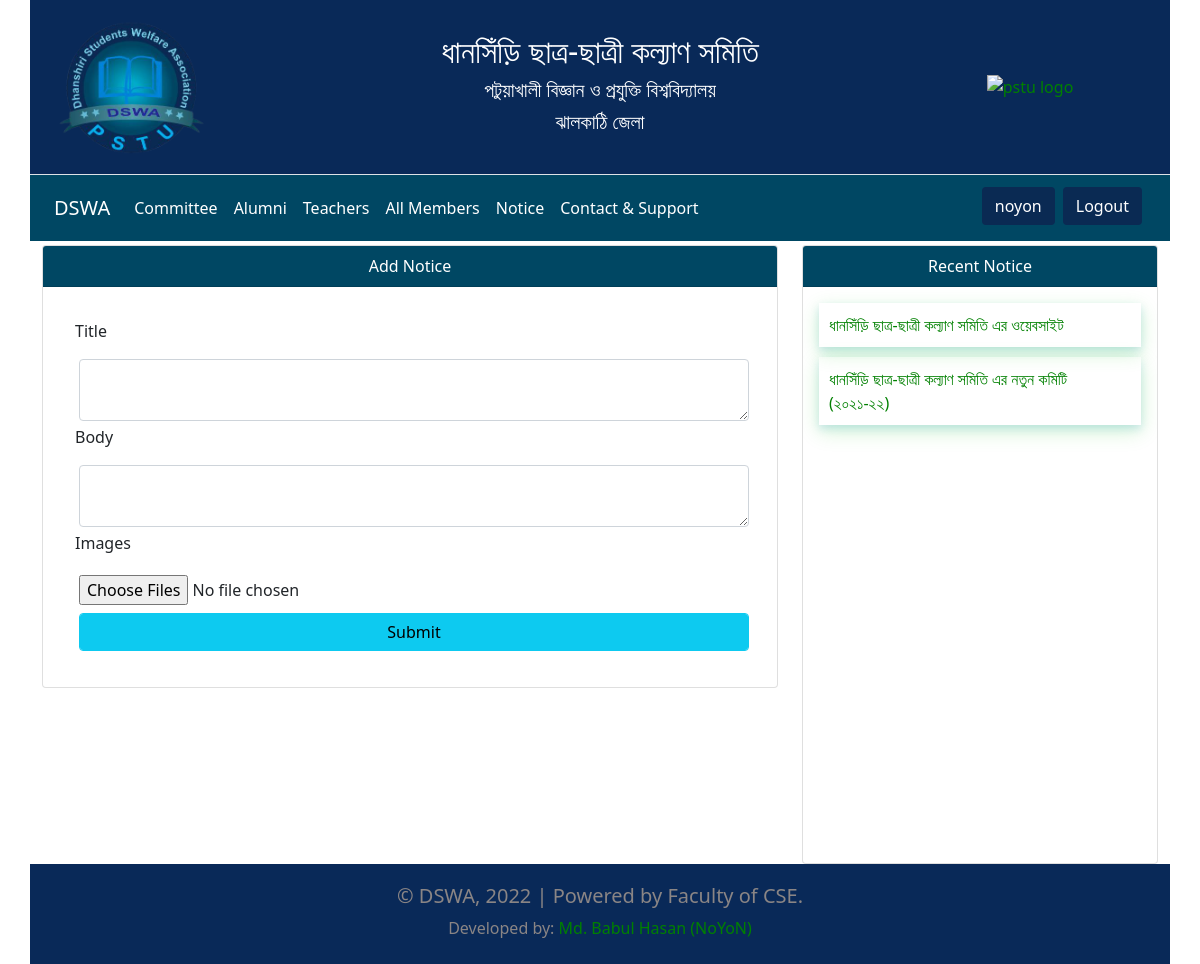
/notice (signed in), run on the app's committed database.
### APP_Member/models.py (models this page shows, shortened)
class Notice(models.Model):
    user = models.ForeignKey(User, on_delete=models.CASCADE)
    time = models.DateTimeField(auto_now=True, blank=True, null=True)
    title = models.TextField(max_length=1000)
    body = models.TextField(max_length=10000,blank=True,null=True)
    def get_absolute_url(self):
        return f"/view/{self.id}/"

### APP_Member/views.py (the view, shortened to what this page needs)
# urls.py: path('notice', views.notice, name='notice'),
@login_required(login_url='login')
def notice(request):
    user = request.user
    if user.first_name == "teacher":
        try:
            Profile = Teacher.objects.get(user=user)
        except:
            return redirect('profile')
    else:
        try:
            Profile = Student.objects.get(user=user)
        except:
            return redirect('profile')
    if not Profile.is_approved:
        messages.info(request, "Profile is not approved.You can't add a notice")
    notices = Notice.objects.all().order_by("-id")
    return render(request, 'notice.html', {'notices': notices})

### template/notice.html (shortened to what this page needs)
{% extends "main.html" %}
{% load static %}
{% block content %}
    <div class="container">
        <div class="row">
            <div class="col-md-8">
                <div class=" card">
                    <div style="background-color: #004763;color: white" class="card-header text-center">
                        Add Notice
                    </div>
                    <div class="card-body">
                        <form class="m-3" action="{% url 'notice' %}" method="post" enctype="multipart/form-data">
                            <p>Title</p>
                            <textarea required class="form-control m-1" name="title"></textarea>
                            <p>Body</p>
                            <textarea required class="form-control m-1" name="body"></textarea>
                            <p>Images</p>
                            <input class="m-1" name="images" type="file" multiple>
                            <input class="m-1 form-control btn btn-info" type="submit" value="Submit">
                        </form>
                    </div>
                </div>
            </div>
            <div class="col-md-4">
                <div class=" card">
                    <div style="background-color: #004763;color: white" class="card-header text-center">
                        Recent Notice
                    </div>
                    <div class="card-body" style="height:72vh; overflow-y: scroll;">
                        {% for notice in notices %}
                            <div class="notice div ">
                                <a style="" href="{{ notice.get_absolute_url }}">{{ notice.title }}</a>
                            </div>
                        {% endfor %}
                    </div>
                </div>
            </div>
        </div>
    </div>
{% endblock %}

### template/main.html (shortened to what this page needs)
{% load static %}
<!DOCTYPE html>
<html lang="en">
<head>
    <link href="https://cdn.jsdelivr.net/npm/bootstrap@5.0.2/dist/css/bootstrap.min.css" rel="stylesheet"
>
    <link rel="stylesheet" href="https://cdn.jsdelivr.net/npm/bootstrap-icons@1.7.2/font/bootstrap-icons.css">
    <link rel="stylesheet" href="{% static '/css/style.css' %}">
</head>
<body>
<div id="Hide">
<div  class="container top border-bottom ">
    <div class="row align-items-center p-2">
        <div class="col-sm-2">
            <a href="/"><img class="toplogo img-fluid p-2" src="{% static 'image/logo.png' %}" alt="pstu logo"></a>
        </div>
        <div class="top-text col-sm-8 py-4">
            <div class="row">
                <div class="col-sm-12 text-center">
                    <h2 class="lekha">ধানসিঁড়ি ছাত্র-ছাত্রী কল্যাণ সমিতি</h2>
                    <h5 class="text-white">পটুয়াখালী বিজ্ঞান ও প্রযুক্তি বিশ্ববিদ্যালয়</h5>
                    <h5 class="text-white">ঝালকাঠি জেলা</h5>
                </div>
            </div>
        </div>
        <div class=" col-sm-2">
            <a href="/"><img class="toplogo img-fluid" src="{% static '/image/pstulogo.png' %}" alt="pstu logo"></a>
        </div>
    </div>
</div>
<div class="menu container">
    <nav class="navbar navbar-expand-lg navbar-light box-shadow mb-1">
        <div class="container">
            <a class="navbar-brand" href="/">DSWA</a>
            <div class="collapse navbar-collapse" id="navbarNav">
                <ul class="navbar-nav">
                    <li class="nav-item">
                        <a class="nav-link" href="{% url 'committee' %}">Committee</a>
                    </li>
                    <li class="nav-item">
                        <a class="nav-link" href="{% url 'alumni' %}">Alumni</a>
                    </li>
                    <li class="nav-item">
                        <a class="nav-link" href="{% url 'teacher' %}">Teachers</a>
                    </li>
                    <li class="nav-item">
                        <a class="nav-link" href="{% url 'members' %}">All Members</a>
                    </li>
                    <li class="nav-item">
                        <a class="nav-link" href="{% url 'notice' %}">Notice</a>
                    </li>
                    <li class="nav-item">
                        <a class="nav-link" href="{% url 'contact' %}">Contact & Support</a>
                    </li>
                </ul>
                <ul class="navbar-nav ms-auto">
                    {% if user.is_authenticated %}
                        <li class="nav-item">
                            <a class="btn m-1 menubutton" href="{% url 'profile' %}">{{ user.username }}</a>
                        </li>
                        <li class="nav-item mb-1">
                            <a class="btn  m-1  menubutton" aria-current="page" href="{% url 'logout' %}">Logout</a>
                        </li>
                    {% endif %}
                </ul>
            </div>
        </div>
    </nav>
</div>
</div>
{% block content %}{% endblock %}
<footer class="w-100 container">
    <div class="container">
        <div class="row text-center">
            <div class="col-md-3 mb-1">
            </div>
            <div class="col-md-6 mb-1">
                <h5>© DSWA, 2022 | Powered by Faculty of CSE.</h5>
                <span>Developed by:</span>
                <a href="{% url 'contact' %}">Md. Babul Hasan (NoYoN)</a>
            </div>
            <div class="col-md-3">
            </div>
        </div>
    </div>
</footer>
</body>
</html>

### static/css/style.css (style rules this page uses)
.top { background-color: #092958; }
.toplogo { display: flex; }
.lekha { color: white; text-shadow: #092958; }
.menu { background-color: #004763; }
.navbar-light .navbar-brand { color: white; }
.navbar-light .navbar-nav .nav-link { color: white; }
a { color: green; text-decoration: none; }
footer { background-color: #092958; padding-top: 20px; padding-bottom: 20px; color: rgb(138, 133, 133); }
.menubutton { background-color: #0a2a53; color: white; }
.notice { max-height: 105px; display: block; overflow: hidden; text-overflow: ellipsis; box-shadow: 0 4px 8px 0 rgba(23, 135, 210, 0.17), 0 6px 20px 0 rgba(4, 198, 7, 0.19); margin-bottom: 10px; padding: 10px; }

### data on the page
Notice: title "ধানসিঁড়ি ছাত্র-ছাত্রী কল্যাণ সমিতি এর ওয়েবসাইট"
Notice: title "ধানসিঁড়ি ছাত্র-ছাত্রী কল্যাণ সমিতি এর নতুন কমিটি (২০২১-২২)"

### other printed values
{{ user.username }} "noyon"
